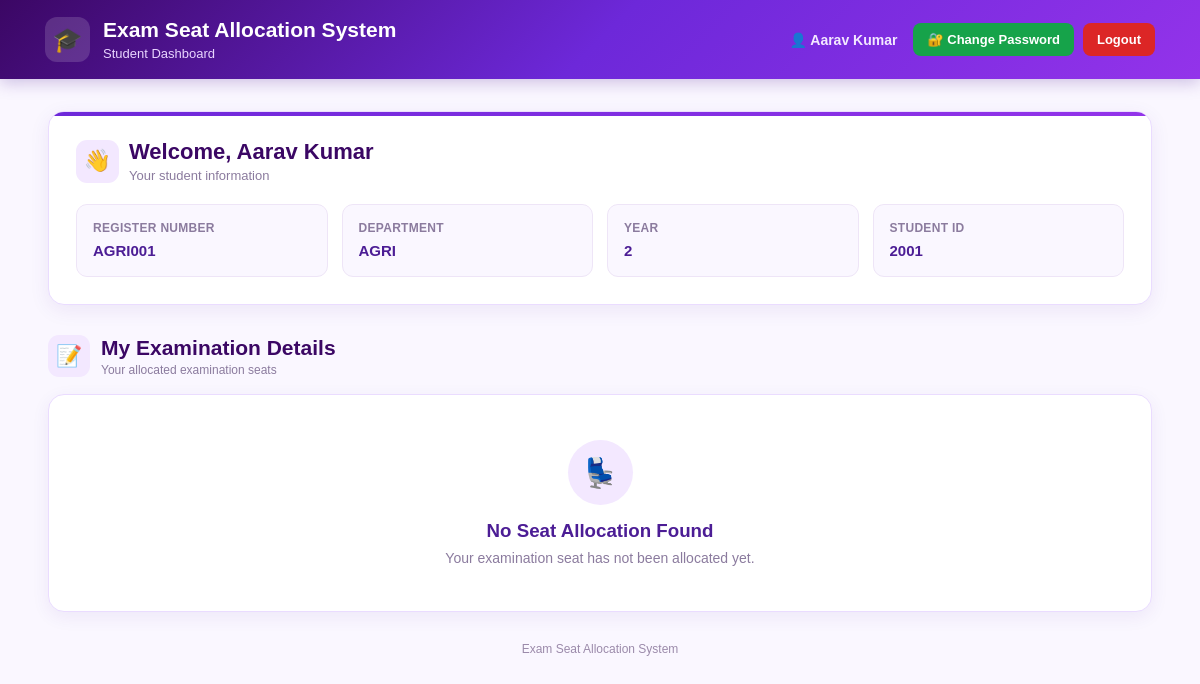
/student_dashboard.php (signed in), run on the app's committed database.
### tables this page shows
CREATE TABLE `student` (
  `student_id` int(11) NOT NULL,
  `register_no` varchar(30) NOT NULL,
  `password` varchar(255) NOT NULL,
  `student_name` varchar(100) DEFAULT NULL,
  `gender` enum('MALE','FEMALE') NOT NULL,
  `department` varchar(50) DEFAULT NULL,
  `year` int(11) DEFAULT NULL,
  `dept_id` int(11) DEFAULT NULL,
  `must_change_password` tinyint(1) NOT NULL DEFAULT 1
);

CREATE TABLE `department` (
  `dept_id` int(11) NOT NULL,
  `dept_name` varchar(50) NOT NULL
);

### student_dashboard.php (the view, shortened to what this page needs)
<?php
include 'db_connect.php';
$student_id =
    $_SESSION['student_id'];
$student_sql = "
    SELECT
        s.register_no,
        s.student_name,
        s.year,
        d.dept_name
    FROM student s
    INNER JOIN department d
        ON s.dept_id = d.dept_id
    WHERE s.student_id = ?
";
$stmt =
    mysqli_prepare(
        $conn,
        $student_sql
    );
mysqli_stmt_bind_param(
    $stmt,
    "i",
    $student_id
);
mysqli_stmt_execute($stmt);
$student_result =
    mysqli_stmt_get_result($stmt);
$student =
    mysqli_fetch_assoc($student_result);
$allocation_sql = "
    SELECT
        e.subject,
        e.exam_date,
        sa.session,
        r.room_no,
        sa.seat_no
    FROM seat_allocation sa
    INNER JOIN exam e
        ON sa.exam_id = e.exam_id
    INNER JOIN room r
        ON sa.room_id = r.room_id
    WHERE sa.student_id = ?
    ORDER BY
        e.exam_date ASC,
        sa.session ASC
";
$stmt2 =
    mysqli_prepare(
        $conn,
        $allocation_sql
    );
mysqli_stmt_bind_param(
    $stmt2,
    "i",
    $student_id
);
mysqli_stmt_execute($stmt2);
$allocation_result =
    mysqli_stmt_get_result($stmt2);
?>
<!DOCTYPE html>
<html lang="en">
<head>
</head>
<body>
<div class="header">
    <div class="header-left">
        <div class="header-icon">
            🎓
        </div>
        <div>
            <h2>
                Exam Seat Allocation System
            </h2>
            <p>
                Student Dashboard
            </p>
        </div>
    </div>
    <div class="header-right">
        <span class="student-name">
            👤
            <?php
            echo htmlspecialchars(
                $student['student_name']
            );
            ?>
        </span>
        <a
            href="change_student_password.php"
            class="change-password"
        >
            🔐 Change Password
        </a>
        <a
            href="student_logout.php"
            class="logout"
        >
            Logout
        </a>
    </div>
</div>
<div class="container">
    <div class="welcome-box">
        <div class="welcome-title">
            <div class="welcome-icon">
                👋
            </div>
            <div>
                <h2>
                    Welcome,
                    <?php
                    echo htmlspecialchars(
                        $student['student_name']
                    );
                    ?>
                </h2>
                <div class="welcome-subtitle">
                    Your student information
                </div>
            </div>
        </div>
        <div class="student-info">
            <div class="info-box">
                <strong>
                    Register Number
                </strong>
                <span>
                    <?php
                    echo htmlspecialchars(
                        $student['register_no']
                    );
                    ?>
                </span>
            </div>
            <div class="info-box">
                <strong>
                    Department
                </strong>
                <span>
                    <?php
                    echo htmlspecialchars(
                        $student['dept_name']
                    );
                    ?>
                </span>
            </div>
            <div class="info-box">
                <strong>
                    Year
                </strong>
                <span>
                    <?php
                    echo htmlspecialchars(
                        $student['year']
                    );
                    ?>
                </span>
            </div>
            <div class="info-box">
                <strong>
                    Student ID
                </strong>
                <span>
                    <?php
                    echo htmlspecialchars(
                        $student_id
                    );
                    ?>
                </span>
            </div>
        </div>
    </div>
    <div class="section-heading">
        <div class="section-icon">
            📝
        </div>
        <div>
            <h2 class="section-title">
                My Examination Details
            </h2>
            <div class="section-subtitle">
                Your allocated examination seats
            </div>
        </div>
    </div>
    <?php if (
        mysqli_num_rows($allocation_result) > 0
    ) { ?>
        <?php while (
            $allocation =
            mysqli_fetch_assoc($allocation_result)
        ) {
            $seat_number =
                strtoupper(
                    trim(
                        $allocation['seat_no']
                    )
                );
            $row_letter =
                substr(
                    $seat_number,
                    0,
                    1
                );
            $row_number =
                ord($row_letter)
                - ord('A')
                + 1;
        ?>
            <div class="exam-card">
                <div class="exam-header">
                    <div class="exam-header-left">
                        <div class="exam-subject-icon">
                            📚
                        </div>
                        <h3>
                            <?php
                            echo htmlspecialchars(
                                $allocation['subject']
                            );
                            ?>
                        </h3>
                    </div>
                    <span
                        class="session <?php
                            echo strtolower(
                                $allocation['session']
                            );
                        ?>"
                    >
                        <?php
                        echo htmlspecialchars(
                            $allocation['session']
                        );
                        ?>
                    </span>
                </div>
                <div class="exam-details">
                    <div class="detail">
                        <strong>
                            📅 Exam Date
                        </strong>
                        <span>
                            <?php
                            echo htmlspecialchars(
                                $allocation['exam_date']
                            );
                            ?>
                        </span>
                    </div>
                    <div class="detail">
                        <strong>
                            🕐 Session
                        </strong>
                        <span>
                            <?php
                            echo htmlspecialchars(
                                $allocation['session']
                            );
                            ?>
                        </span>
                    </div>
                    <div class="detail">
                        <strong>
                            🏫 Hall
                        </strong>
                        <span class="hall">
                            <?php
                            echo htmlspecialchars(
                                $allocation['room_no']
                            );
                            ?>
                        </span>
                    </div>
                    <div class="detail">
                        <strong>
                            💺 Seat Number
                        </strong>
                        <span class="seat">
                            <?php
                            echo htmlspecialchars(
                                $allocation['seat_no']
                            );
                            ?>
                        </span>
                    </div>
                    <div class="detail">
                        <strong>
                            🪑 Row Number
                        </strong>
                        <span class="row-number">
                            <?php
                            echo "Row "
                                . $row_number;
                            ?>
                        </span>
                    </div>
                </div>
            </div>
        <?php } ?>
    <?php } else { ?>
        <div class="no-allocation">
            <div class="no-allocation-icon">
                💺
            </div>
            <h3>
                No Seat Allocation Found
            </h3>
            <p>
                Your examination seat has not been
                allocated yet.
            </p>
        </div>
    <?php } ?>
</div>
<div class="footer">
    Exam Seat Allocation System
</div>
</body>
</html>

### student_dashboard.php (style rules this page uses)
* { margin: 0; padding: 0; box-sizing: border-box; }
body { font-family: Arial, Helvetica, sans-serif; background: #faf7ff; color: #1f2937; min-height: 100vh; }
.header { background: linear-gradient( 135deg, #3b0764, #6d28d9, #9333ea ); color: white; padding: 17px 45px; display: flex; justify-content: space-between; align-items: center; box-shadow: 0 4px 15px rgba(76,29,149,0.25); }
.header-left { display: flex; align-items: center; gap: 13px; }
.header-icon { width: 45px; height: 45px; background: rgba(255,255,255,0.15); border-radius: 12px; display: flex; align-items: center; justify-content: center; font-size: 24px; }
.header-left h2 { font-size: 21px; margin: 0; }
.header-left p { margin-top: 4px; color: #e9d5ff; font-size: 13px; }
.header-right { display: flex; align-items: center; gap: 9px; }
.student-name { margin-right: 7px; font-size: 14px; font-weight: bold; color: #f3e8ff; }
.change-password { background: #16a34a; color: white; text-decoration: none; padding: 9px 14px; border-radius: 8px; font-size: 13px; font-weight: bold; transition: 0.2s; }
.logout { background: #dc2626; color: white; text-decoration: none; padding: 9px 14px; border-radius: 8px; font-size: 13px; font-weight: bold; transition: 0.2s; }
.container { width: 92%; max-width: 1150px; margin: 32px auto 0; }
.welcome-box { background: white; padding: 27px; border-radius: 16px; border: 1px solid #eadcff; box-shadow: 0 5px 20px rgba(76,29,149,0.08); margin-bottom: 30px; position: relative; overflow: hidden; }
.welcome-box::before { content: ""; position: absolute; top: 0; left: 0; width: 100%; height: 4px; background: linear-gradient( 90deg, #6d28d9, #9333ea ); }
.welcome-title { display: flex; align-items: center; gap: 10px; margin-bottom: 21px; }
.welcome-icon { width: 43px; height: 43px; background: #f3e8ff; color: #6d28d9; border-radius: 11px; display: flex; justify-content: center; align-items: center; font-size: 22px; }
.welcome-box h2 { color: #3b0764; font-size: 22px; }
.welcome-subtitle { color: #8b7b9e; font-size: 13px; margin-top: 3px; }
.student-info { display: grid; grid-template-columns: repeat(4, 1fr); gap: 14px; }
.info-box { background: #faf7ff; border: 1px solid #eee5f7; padding: 16px; border-radius: 11px; transition: 0.2s; }
.info-box strong { display: block; color: #8b7b9e; font-size: 12px; margin-bottom: 7px; text-transform: uppercase; letter-spacing: 0.3px; }
.info-box span { font-size: 15px; font-weight: bold; color: #4c1d95; }
.section-heading { display: flex; align-items: center; gap: 11px; margin-bottom: 17px; }
.section-icon { width: 42px; height: 42px; border-radius: 11px; background: #f3e8ff; color: #6d28d9; display: flex; align-items: center; justify-content: center; font-size: 21px; }
.section-title { color: #3b0764; font-size: 21px; }
.section-subtitle { color: #8b7b9e; font-size: 12px; margin-top: 3px; }
.no-allocation { background: white; padding: 45px 25px; text-align: center; border-radius: 16px; border: 1px solid #eadcff; box-shadow: 0 5px 18px rgba(76,29,149,0.07); }
.no-allocation-icon { width: 65px; height: 65px; background: #f3e8ff; color: #7c3aed; border-radius: 50%; display: flex; align-items: center; justify-content: center; margin: 0 auto 15px; font-size: 29px; }
.no-allocation h3 { color: #4c1d95; margin-bottom: 8px; }
.no-allocation p { color: #8b7b9e; font-size: 14px; }
.footer { text-align: center; padding: 30px 20px; color: #9b8aaa; font-size: 12px; }

### data on the page
student: student_name "Aarav Kumar", register_no "AGRI001", dept.dept_name "AGRI", year "2"

### other printed values
$student_id "2001"
